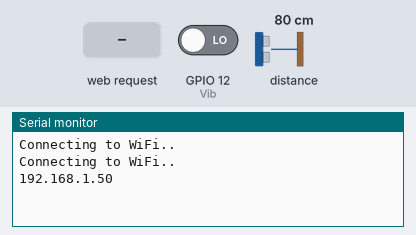
The sketch below on a simulated ESP8266 (NodeMCU). Parts: the last lines printed to the serial monitor. The test bench sets the inputs (shaded band); at power-on: GPIO 12 (Vib) LOW, distance to the obstacle 80 cm. The echo pulse lasts 58.3 µs per cm; WiFi joins after 1.5 s; servers stay silent unless stated; storage starts empty.

Above: at 3.2 s.
3.3 s: HTTP request GET /vibration received
At 4.7 s:
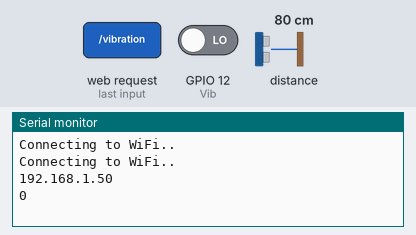
4.8 s: HTTP request GET /distance received
At 6.3 s:
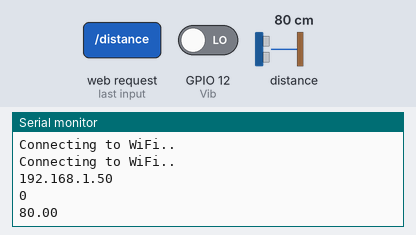

The sketch:

ESP8266_Webserver_Real-Time_Chart.ino
```cpp
//#include <WiFiClient.h>
//#include <ESP8266WebServer.h>
//theiotprojects.com
#include <Ultrasonic.h>
#include <ESP8266WiFi.h>
#include <ESPAsyncTCP.h>
#include <ESPAsyncWebServer.h>
#include <FS.h>
#include <Wire.h>
#include <EEPROM.h>
//#define ServoPort D1

  // create servo object to control a servo
// twelve servo objects can be created on most boards

int val;
//#define USE_SERIAL Serial
int Vib =12;
// Instantiate trig and echo pins for ultrasonic sensors
Ultrasonic ultrasonic (2, 0);
// Replace with your network credentials
const char* ssid = "Realme 1";
const char* password = "passwordchange";

//Servo myservo;
// Create AsyncWebServer object on port 80
AsyncWebServer server(80);
//ESP8266WebServer server1(80);

String getDistance() {
  // Read Distance
  float d = ultrasonic.read();
  if (isnan(d)) {
    Serial.println("Failed to read from HC-SR04 sensor!");
    return "";
  }
  else {
    Serial.println(d);
    return String(d);
  }
}
String getVibration() {
  // Read Vibration
  val = vibration();
  if (isnan(val)) {
    Serial.println("Failed to read from Vibration sensor!");
    return "";
  }
  else {
    Serial.println(val);
    return String(val);
  }
}

long vibration(){
  long measurement=pulseIn (Vib, HIGH);  //wait for the pin to get HIGH and returns measurement
  return measurement/10;
}

/*void handleServo(){

  String POS = server1.arg("servoPOS");

  int pos = POS.toInt();

  myservo.write(pos);   //--> Move the servo motor according to the POS value

  delay(15);

  Serial.print("Servo Angle:");

  Serial.println(pos);

  server1.send(200, "text/plain","");

}*/


void setup () {

 // myservo.attach(ServoPort);
  // Serial port for debugging purposes
  Serial.begin (115200);

  // Initialize SPIFFS
  if (! SPIFFS.begin ()) {
    Serial.println ("An Error has occurred while mounting SPIFFS");
    return;
  }

  // Connect to Wi-Fi
  WiFi.begin(ssid, password);
  while (WiFi.status() != WL_CONNECTED) {
    delay(1000);
    Serial.println("Connecting to WiFi..");
  }

  // Print ESP32 Local IP Address
  Serial.println(WiFi.localIP());

  // Route for web page
  server.on ("/", HTTP_GET, [] (AsyncWebServerRequest * request) {
    request-> send (SPIFFS, "/index.html");
  });


  server.on ("/vibration", HTTP_GET, [] (AsyncWebServerRequest * request) {
    request-> send_P (200, "text / plain", getVibration(). c_str ());
  });
  server.on ("/distance", HTTP_GET, [] (AsyncWebServerRequest * request) {
    request-> send_P (200, "text / plain", getDistance(). c_str ());
  });
 //server1.on("/setPOS",handleServo);

  // start server
  server.begin ();
}
void loop() {
  //server1.handleClient();
}
```

Measured:
- after the input at 3.3 s, the serial monitor: prints a new line after 1.0 s (image 1)
- after the input at 4.8 s, the serial monitor: prints a new line at once (image 2)
